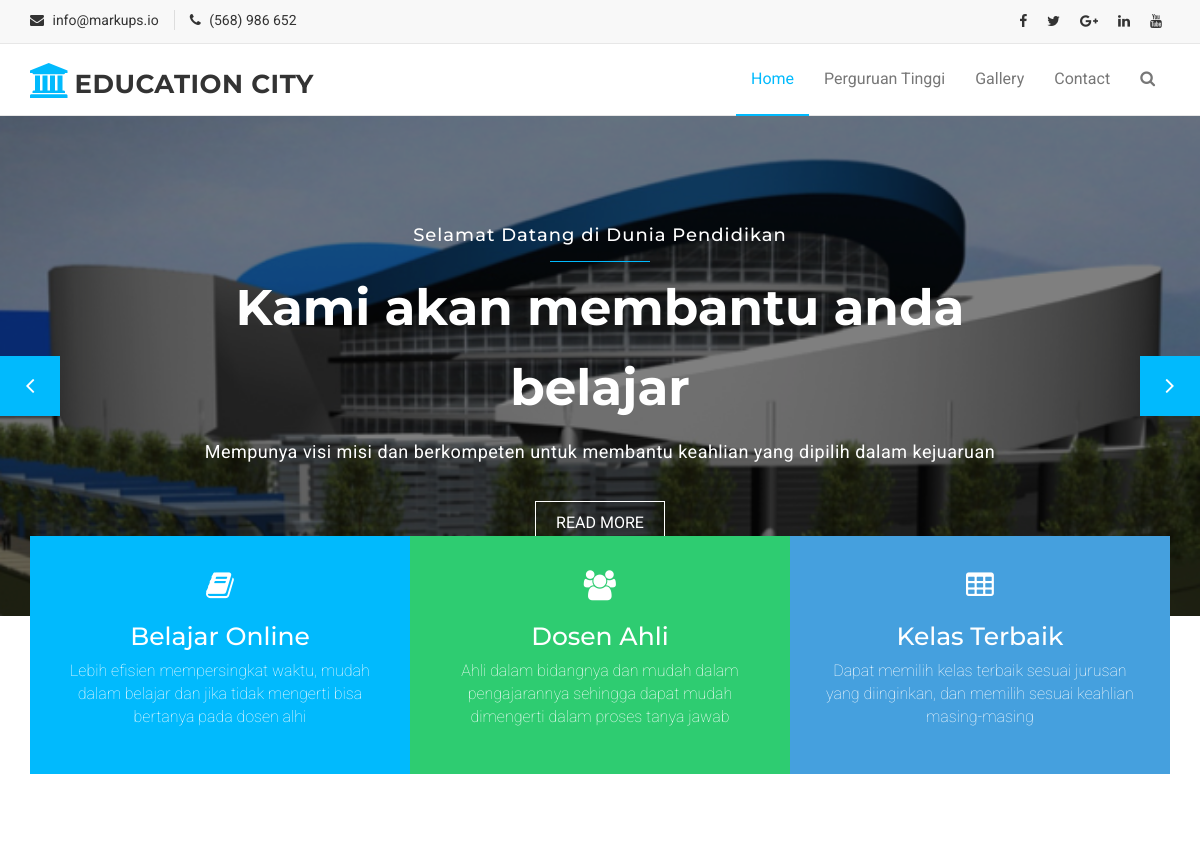
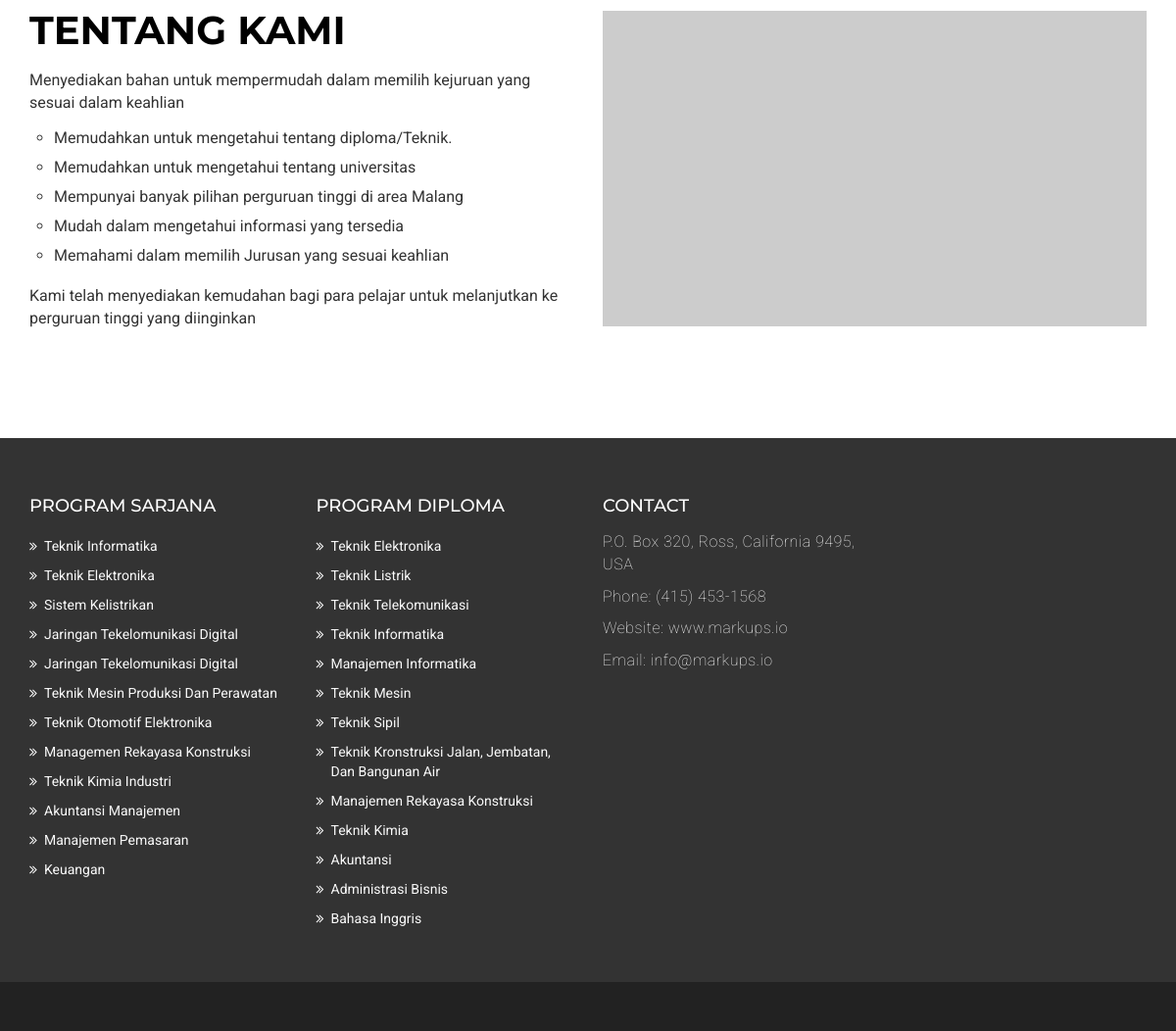
The page / on the database its author committed (2 pictures, top to bottom).
### tables this page shows
CREATE TABLE `program_studi` (
  `id` int(11) NOT NULL,
  `nama_program_studi` varchar(50) NOT NULL,
  `tingkat` varchar(50) NOT NULL
);

### index.php (the view, shortened to what this page needs)
<!DOCTYPE html>
<html lang="en">
  <head>
    <link href="assets/css/font-awesome.css" rel="stylesheet">
    <link href="assets/css/bootstrap.css" rel="stylesheet">
    <link rel="stylesheet" type="text/css" href="assets/css/slick.css">
    <link rel="stylesheet" href="assets/css/jquery.fancybox.css" type="text/css" media="screen" />
    <link id="switcher" href="assets/css/theme-color/default-theme.css" rel="stylesheet">
    <link href="assets/css/style.css" rel="stylesheet">
  </head>
  <body>
  <header id="mu-header">
    <div class="container">
      <div class="row">
        <div class="col-lg-12 col-md-12">
          <div class="mu-header-area">
            <div class="row">
              <div class="col-lg-6 col-md-6 col-sm-6 col-xs-6">
                <div class="mu-header-top-left">
                  <div class="mu-top-email">
                    <i class="fa fa-envelope"></i>
                    <span>info@markups.io</span>
                  </div>
                  <div class="mu-top-phone">
                    <i class="fa fa-phone"></i>
                    <span>(568) 986 652</span>
                  </div>
                </div>
              </div>
              <div class="col-lg-6 col-md-6 col-sm-6 col-xs-6">
                <div class="mu-header-top-right">
                  <nav>
                    <ul class="mu-top-social-nav">
                      <li><a href="#"><span class="fa fa-facebook"></span></a></li>
                      <li><a href="#"><span class="fa fa-twitter"></span></a></li>
                      <li><a href="#"><span class="fa fa-google-plus"></span></a></li>
                      <li><a href="#"><span class="fa fa-linkedin"></span></a></li>
                      <li><a href="#"><span class="fa fa-youtube"></span></a></li>
                    </ul>
                  </nav>
                </div>
              </div>
            </div>
          </div>
        </div>
      </div>
    </div>
  </header>
  <section id="mu-menu">
    <nav class="navbar navbar-default" role="navigation">
      <div class="container">
        <div class="navbar-header">
          <a class="navbar-brand" href="index.html"><i class="fa fa-university"></i><span>Education City</span></a>
        </div>
        <div id="navbar" class="navbar-collapse collapse">
          <ul id="top-menu" class="nav navbar-nav navbar-right main-nav">
            <li class="active"><a href="index.html">Home</a></li>
            <li>
              <a href="campus-list.php" class="active">Perguruan Tinggi</a>
            </li>
            <li><a href="gallery.html">Gallery</a></li>
            <li><a href="contact.html">Contact</a></li>
            <li><a href="#" id="mu-search-icon"><i class="fa fa-search"></i></a></li>
          </ul>
        </div>
      </div>
    </nav>
  </section>
  <section id="mu-slider">
    <div class="mu-slider-single">
      <div class="mu-slider-img">
        <figure>
          <img src="assets/img/pol 1.png" alt="img">
        </figure>
      </div>
      <div class="mu-slider-content">
        <h4>Selamat Datang di Dunia Pendidikan</h4>
        <span></span>
        <h2>Kami akan membantu anda belajar</h2>
        <p>Mempunya visi misi dan berkompeten untuk membantu keahlian yang dipilih dalam kejuaruan</p>
        <a href="#" class="mu-read-more-btn">Read More</a>
      </div>
    </div>
  </section>
  <section id="mu-service">
    <div class="container">
      <div class="row">
        <div class="col-lg-12 col-md-12">
          <div class="mu-service-area">
            <div class="mu-service-single">
              <span class="fa fa-book"></span>
              <h3>Belajar Online</h3>
              <p>Lebih efisien mempersingkat waktu, mudah dalam belajar dan jika tidak mengerti bisa bertanya pada dosen alhi </p>
            </div>
            <div class="mu-service-single">
              <span class="fa fa-users"></span>
              <h3>Dosen Ahli</h3>
              <p>Ahli dalam bidangnya dan mudah dalam pengajarannya sehingga dapat mudah dimengerti dalam proses tanya jawab</p>
            </div>
            <div class="mu-service-single">
              <span class="fa fa-table"></span>
              <h3>Kelas Terbaik</h3>
              <p>Dapat memilih kelas terbaik sesuai jurusan yang diinginkan, dan memilih sesuai keahlian masing-masing</p>
            </div>
          </div>
        </div>
      </div>
    </div>
  </section>
  <section id="mu-about-us">
    <div class="container">
      <div class="row">
        <div class="col-md-12">
          <div class="mu-about-us-area">
            <div class="row">
              <div class="col-lg-6 col-md-6">
                <div class="mu-about-us-left">
                  <div class="mu-title">
                    <h2>Tentang Kami</h2>
                  </div>
                  <p>Menyediakan bahan untuk mempermudah dalam memilih kejuruan yang sesuai dalam keahlian</p>
                  <ul>
                    <li>Memudahkan untuk mengetahui tentang diploma/Teknik.</li>
                    <li>Memudahkan untuk mengetahui tentang universitas</li>
                    <li>Mempunyai banyak pilihan perguruan tinggi di area Malang</li>
                    <li>Mudah dalam mengetahui informasi yang tersedia</li>
                    <li>Memahami dalam memilih Jurusan yang sesuai keahlian</li>
                  </ul>
                  <p>Kami telah menyediakan kemudahan bagi para pelajar untuk melanjutkan ke perguruan tinggi yang diinginkan</p>
                </div>
              </div>
              <div class="col-lg-6 col-md-6">
                <div class="mu-about-us-right">
                  <iframe width="560" height="315" src="https://www.youtube.com/embed/ygz4ZWo72YY" frameborder="0" allow="accelerometer; autoplay; encrypted-media; gyroscope; picture-in-picture" allowfullscreen>
                  </iframe>
                </div>
              </div>
            </div>
          </div>
        </div>
      </div>
    </div>
  </section>
  <footer id="mu-footer">
    <div class="mu-footer-top">
      <div class="container">
        <div class="mu-footer-top-area">
          <div class="row">
            <div class="col-lg-3 col-md-3 col-sm-3">
              <div class="mu-footer-widget">
                <h4>Program Sarjana</h4>
                <?php
                require_once "db_connection/konek.php";
                $query = mysqli_query($mysqli, "SELECT * FROM program_studi WHERE tingkat = 'Sarjana'");
                while ($hasil = mysqli_fetch_array($query)) { ?>
                <ul>
                  <li><a href="#"><?php echo $hasil['nama_program_studi']?></a></li>
                </ul>
                <?php } ?>
              </div>
            </div>
            <div class="col-lg-3 col-md-3 col-sm-3">
              <div class="mu-footer-widget">
                <h4>Program Diploma</h4>
                <ul>
                  <li><a href="">Teknik Elektronika</a></li>
                  <li><a href="">Teknik Listrik</a></li>
                  <li><a href="">Teknik Telekomunikasi</a></li>
                  <li><a href="">Teknik Informatika</a></li>
                  <li><a href="">Manajemen Informatika</a></li>
                  <li><a href="">Teknik Mesin</a></li>
                  <li><a href="">Teknik Sipil</a></li>
                  <li><a href="">Teknik Kronstruksi Jalan, Jembatan, dan Bangunan Air</a></li>
                  <li><a href="">Manajemen Rekayasa Konstruksi</a></li>
                  <li><a href="">Teknik Kimia</a></li>
                  <li><a href="">Akuntansi</a></li>
                  <li><a href="">Administrasi Bisnis</a></li>
                  <li><a href="">Bahasa Inggris</a></li>
                </ul>
              </div>
            </div>
            <div class="col-lg-3 col-md-3 col-sm-3">
              <div class="mu-footer-widget">
                <h4>Contact</h4>
                <address>
                  <p>P.O. Box 320, Ross, California 9495, USA</p>
                  <p>Phone: (415) 453-1568 </p>
                  <p>Website: www.markups.io</p>
                  <p>Email: info@markups.io</p>
                </address>
              </div>
            </div>
          </div>
        </div>
      </div>
    </div>
    <div class="mu-footer-bottom">
    </div>
  </footer>
  </body>
</html>

### assets/css/theme-color/default-theme.css (style rules this page uses)
#mu-menu .navbar-header .navbar-brand i { color: #01bafd; }
#mu-menu .navbar-default .navbar-nav > .active > a, #mu-menu .navbar-default .navbar-nav > .active > a:hover, #mu-menu .navbar-default .navbar-nav > .active > a:focus { color: #01bafd; border-bottom: 2px solid #01bafd; background-color: transparent; }
#mu-slider .mu-slider-single .mu-slider-content span { background-color: #01bafd; }

### rows shown on the page
program_studi: nama_program_studi "Teknik Informatika"
program_studi: nama_program_studi "Teknik Elektronika"
program_studi: nama_program_studi "Sistem Kelistrikan"
program_studi: nama_program_studi "Jaringan Tekelomunikasi Digital"
program_studi: nama_program_studi "Jaringan Tekelomunikasi Digital"
program_studi: nama_program_studi "Teknik Mesin Produksi Dan Perawatan"
program_studi: nama_program_studi "Teknik Otomotif Elektronika"
program_studi: nama_program_studi "Managemen Rekayasa Konstruksi"
program_studi: nama_program_studi "Teknik Kimia Industri"
program_studi: nama_program_studi "Akuntansi Manajemen"
program_studi: nama_program_studi "Manajemen Pemasaran"
program_studi: nama_program_studi "Keuangan"
